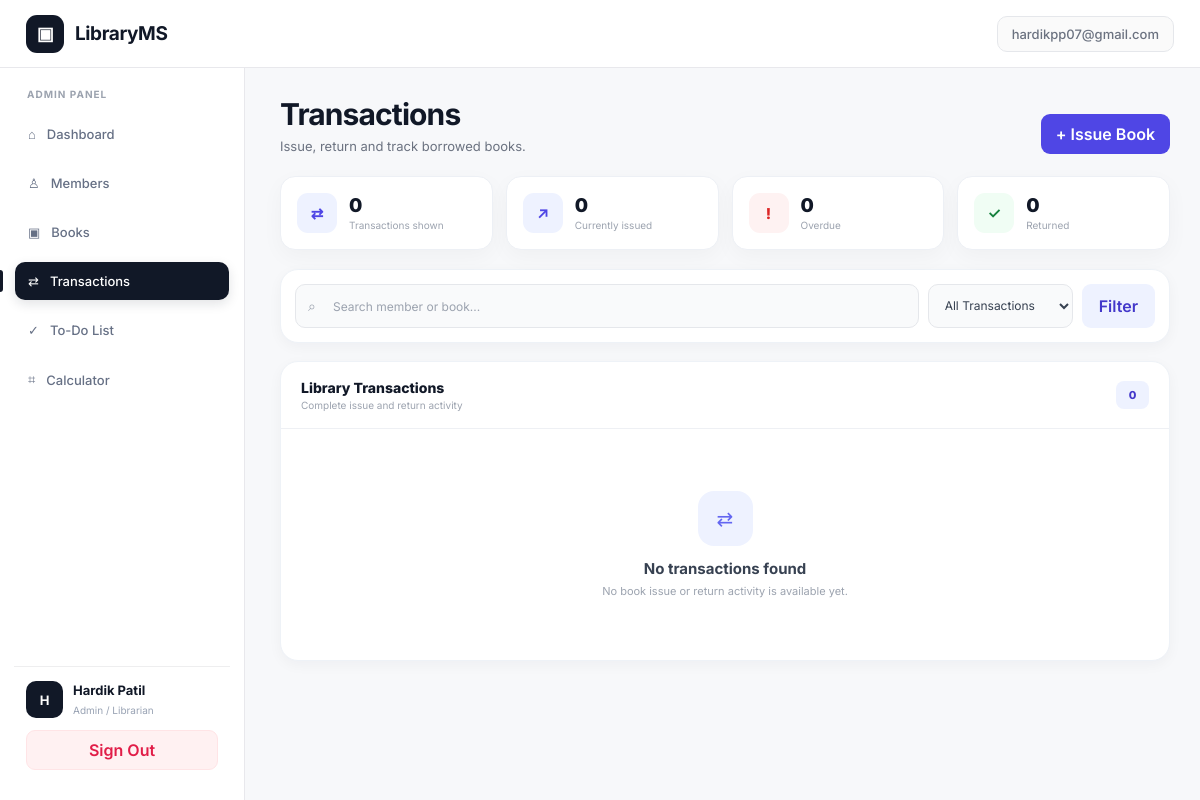
The page /transactions (signed in) on the database its author committed.
### tables this page shows
CREATE TABLE users (
        id INTEGER PRIMARY KEY AUTOINCREMENT,
        email TEXT NOT NULL UNIQUE COLLATE NOCASE,
        password_hash TEXT NOT NULL,
        name TEXT NOT NULL,
        role TEXT NOT NULL DEFAULT 'member',
        created_at TEXT NOT NULL
    );

### app.py (the view)
@app.route('/transactions')
@admin_required
def transactions():
    filter_name=request.args.get('filter','All'); q=request.args.get('q','').strip().lower(); db=get_db(); rows=db.execute('SELECT * FROM transactions ORDER BY issued_at DESC').fetchall(); txs=[]
    for r in rows:
        d=enrich_tx(r)
        if filter_name != 'All' and d['status'] != filter_name.lower(): continue
        if q and not any(q in str(d.get(k,'')).lower() for k in ('member_name','book_title','membership_id')): continue
        txs.append(d)
    members=db.execute('SELECT * FROM members ORDER BY name').fetchall(); books=db.execute('SELECT * FROM books ORDER BY title').fetchall()
    return render_template('transactions.html', transactions=txs, filter_name=filter_name, q=q, members=members, books=books)

### templates/transactions.html (shortened to what this page needs)
{% extends 'base.html' %}
{% block content %}
<div class="transactions-page">
    <div class="transactions-head">
        <div>
            <h1 class="transactions-title">
                Transactions
            </h1>
            <p class="transactions-subtitle">
                Issue, return and track borrowed books.
            </p>
        </div>
        <button
            class="btn btn-primary"
            type="button"
            onclick="openModal('issue')">
            + Issue Book
        </button>
    </div>
    <div class="transaction-summary">
        <div class="summary-card">
            <div class="summary-icon">
                ⇄
            </div>
            <div>
                <div class="summary-number">
                    {{ transactions|length }}
                </div>
                <div class="summary-label">
                    Transactions shown
                </div>
            </div>
        </div>
        <div class="summary-card">
            <div class="summary-icon">
                ↗
            </div>
            <div>
                <div class="summary-number">
                    {{ transactions|selectattr('status', 'equalto', 'issued')|list|length }}
                </div>
                <div class="summary-label">
                    Currently issued
                </div>
            </div>
        </div>
        <div class="summary-card summary-danger">
            <div class="summary-icon">
                !
            </div>
            <div>
                <div class="summary-number">
                    {{ transactions|selectattr('status', 'equalto', 'overdue')|list|length }}
                </div>
                <div class="summary-label">
                    Overdue
                </div>
            </div>
        </div>
        <div class="summary-card summary-success">
            <div class="summary-icon">
                ✓
            </div>
            <div>
                <div class="summary-number">
                    {{ transactions|selectattr('status', 'equalto', 'returned')|list|length }}
                </div>
                <div class="summary-label">
                    Returned
                </div>
            </div>
        </div>
    </div>
    <section class="card filter-card">
        <form
            class="filter-form"
            method="get">
            <div class="search-wrap">
                <span class="search-icon">
                </span>
                <input
                    class="search-input"
                    type="search"
                    name="q"
                    value="{{ q }}"
                    placeholder="Search member or book..."
                    autocomplete="off"
                >
            </div>
            <select
                class="transaction-select"
                name="filter">
                <option value="All"
                    {% if filter_name == 'All' %}selected{% endif %}>
                    All Transactions
                </option>
            </select>
            <button
                class="btn btn-secondary filter-btn"
                type="submit">
                Filter
            </button>
        </form>
    </section>
    <section class="card transactions-card">
        <div class="transactions-card-head">
            <div>
                <h2 class="transactions-card-title">
                    Library Transactions
                </h2>
                <div class="transactions-card-caption">
                    Complete issue and return activity
                </div>
            </div>
            <div class="results-count">
                {{ transactions|length }}
            </div>
        </div>
        {% if transactions %}
        <div class="table-scroll">
            <table class="transactions-table">
                <thead>
                    <tr>
                        <th>Member</th>
                        <th>Book</th>
                        <th>Issued</th>
                        <th>Due</th>
                        <th>Status</th>
                        <th>Fine</th>
                        <th>Action</th>
                    </tr>
                </thead>
                <tbody>
                {% for tx in transactions %}
                    <tr>
                        <td>
                            <div class="person-cell">
                                <div class="person-avatar">
                                    {{ (tx.member_name or tx.membership_id)[0]|upper }}
                                </div>
                                <div>
                                    <div class="person-name">
                                        {{ tx.member_name }}
                                    </div>
                                    <div class="person-id">
                                        {{ tx.membership_id }}
                                    </div>
                                </div>
                            </div>
                        </td>
                        <td>
                            <div class="book-cell">
                                <div class="book-cover">
                                    ▤
                                </div>
                                <div>
                                    <div class="book-name">
                                        {{ tx.book_title }}
                                    </div>
                                    <div class="book-author">
                                        by {{ tx.book_author }}
                                    </div>
                                </div>
                            </div>
                        </td>
                        <td>
                            {{ fmt_date(tx.issued_at) }}
                        </td>
                        <td>
                            <span class="{{ 'fine-active' if tx.status == 'overdue' else '' }}">
                                {{ fmt_date(tx.due_date) }}
                            </span>
                        </td>
                        <td>
                            <span class="tx-status status-{{ tx.status }}">
                                <span class="tx-dot"></span>
                                {{ tx.status|title }}
                            </span>
                        </td>
                        <td>
                            {% if tx.calculated_fine %}
                                <span class="fine-amount fine-active">
                                    ₹{{ tx.calculated_fine }}
                                </span>
                            {% else %}
                                <span class="fine-amount">
                                    ₹0
                                </span>
                            {% endif %}
                        </td>
                        <td>
                            {% if tx.status != 'returned' %}
                                <form
                                    class="return-form"
                                    method="post"
                                    action="{{ url_for('return_book', tx_id=tx.id) }}"
                                    onsubmit="return confirm('Return this book?')">
                                    <button
                                        class="return-btn"
                                        type="submit">
                                        ✓ Return
                                    </button>
                                </form>
                            {% else %}
                                <span class="dash-muted">
                                    —
                                </span>
                            {% endif %}
                        </td>
                    </tr>
                {% endfor %}
                </tbody>
            </table>
        </div>
        {% else %}
        <div class="transactions-empty">
            <div class="empty-icon">
                ⇄
            </div>
            <h3>
                No transactions found
            </h3>
            <p>
                {% if q or filter_name != 'All' %}
                    Try changing your search or filter.
                {% else %}
                    No book issue or return activity is available yet.
                {% endif %}
            </p>
        </div>
        {% endif %}
    </section>
</div>
{% endblock %}

### templates/base.html (shortened to what this page needs)
<!doctype html>
<html lang="en">
<head>
    <link rel="stylesheet"
          href="{{ url_for('static', filename='style.css') }}">
</head>
<body>
<div class="app">
    <header class="topbar">
        <a class="brand"
           href="{{ url_for('dashboard') }}">
            <span class="brand-icon">▣</span>
            <span>LibraryMS</span>
        </a>
        {% if user %}
            <span class="user-mini">
                {{ user['email'] }}
            </span>
        {% endif %}
    </header>
    <div class="layout">
        <aside class="sidebar">
            <div class="nav-title">
                {{ 'Admin Panel' if user and user['role']=='admin' else 'Library' }}
            </div>
            <nav class="nav">
                <a
                    class="{{ 'active' if request.endpoint=='dashboard' else '' }}"
                    href="{{ url_for('dashboard') }}"
                >
                    <span>⌂</span>
                    <span>Dashboard</span>
                </a>
                {% if user and user['role']=='admin' %}
                <a
                    class="{{ 'active' if request.endpoint in ['members','member_profile'] else '' }}"
                    href="{{ url_for('members') }}"
                >
                    <span>♙</span>
                    <span>Members</span>
                </a>
                {% endif %}
                <a
                    class="{{ 'active' if request.endpoint=='books' else '' }}"
                    href="{{ url_for('books') }}"
                >
                    <span>▣</span>
                    <span>
                        {{ 'Books' if user and user['role']=='admin'
                           else 'Browse Books' }}
                    </span>
                </a>
                {% if user and user['role']=='admin' %}
                <a
                    class="{{ 'active' if request.endpoint=='transactions' else '' }}"
                    href="{{ url_for('transactions') }}"
                >
                    <span>⇄</span>
                    <span>Transactions</span>
                </a>
                {% endif %}
                <a
                    class="{{ 'active' if request.endpoint in ['todo','add_todo','toggle_todo','delete_todo','clear_completed_todos'] else '' }}"
                    href="{{ url_for('todo') }}"
                >
                    <span>✓</span>
                    <span>To-Do List</span>
                </a>
                <a
                    class="{{ 'active' if request.endpoint=='calculator' else '' }}"
                    href="{{ url_for('calculator') }}"
                >
                    <span>⌗</span>
                    <span>Calculator</span>
                </a>
            </nav>
            <div class="sidebar-user">
                <div class="row">
                    <div class="avatar">
                        {{ (user['name'] or user['email'])[0]|upper }}
                    </div>
                    <div style="min-width:0">
                        <strong
                            style="
                                font-size:13px;
                                display:block;
                                white-space:nowrap;
                                overflow:hidden;
                                text-overflow:ellipsis;
                            "
                        >
                            {{ user['name'] }}
                        </strong>
                        <span class="muted">
                            {% if user['role']=='admin' %}
                                Admin / Librarian
                            {% else %}
                                Member
                            {% endif %}
                        </span>
                    </div>
                </div>
                <a
                    class="btn btn-danger"
                    style="
                        display:block;
                        text-align:center;
                        margin-top:12px;
                        padding:9px;
                        text-decoration:none;
                    "
                    href="{{ url_for('logout') }}"
                >
                    Sign Out
                </a>
            </div>
        </aside>
        <main class="main">
            {% block content %}
            {% endblock %}
        </main>
    </div>
</div>
</body>
</html>

### rows shown on the page
users: email "hardikpp07@gmail.com", role "ADMIN PANEL", role "Books", name "H", name "Hardik Patil"

### other values the page prints
{{ transactions|length }} "0"
{{ transactions|selectattr('status', 'equalto', 'issued')|list|length }} "0"
{{ transactions|selectattr('status', 'equalto', 'overdue')|list|length }} "0"
{{ transactions|selectattr('status', 'equalto', 'returned')|list|length }} "0"
